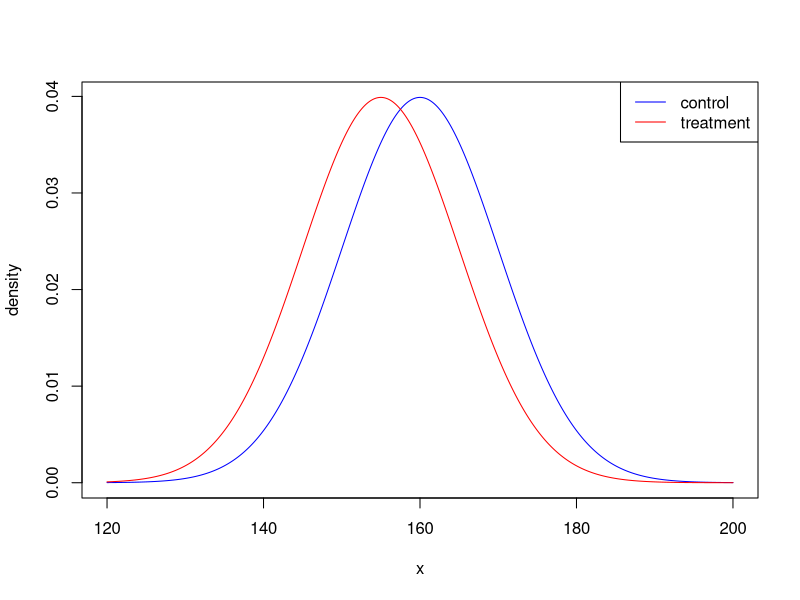
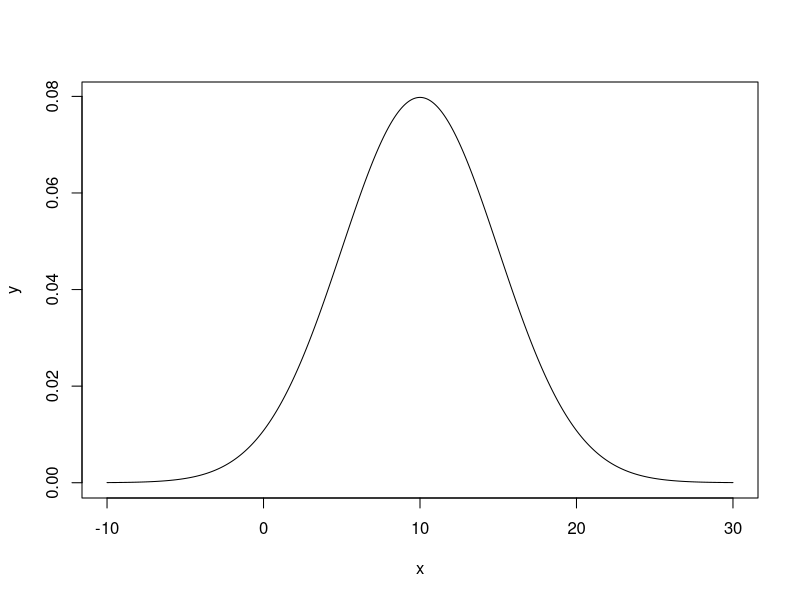
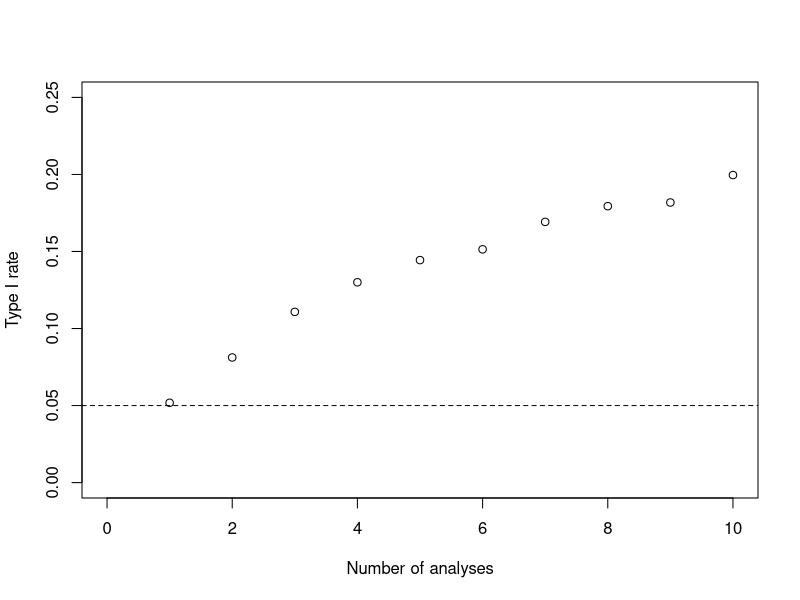
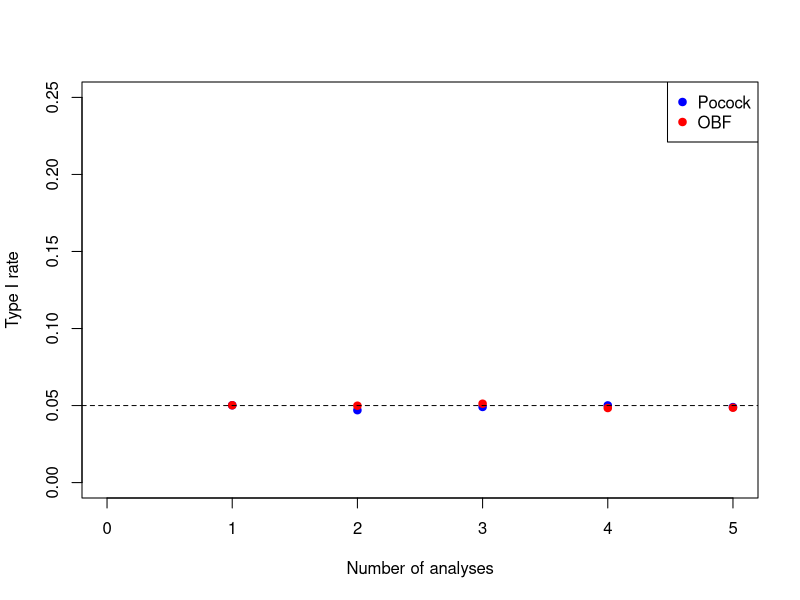
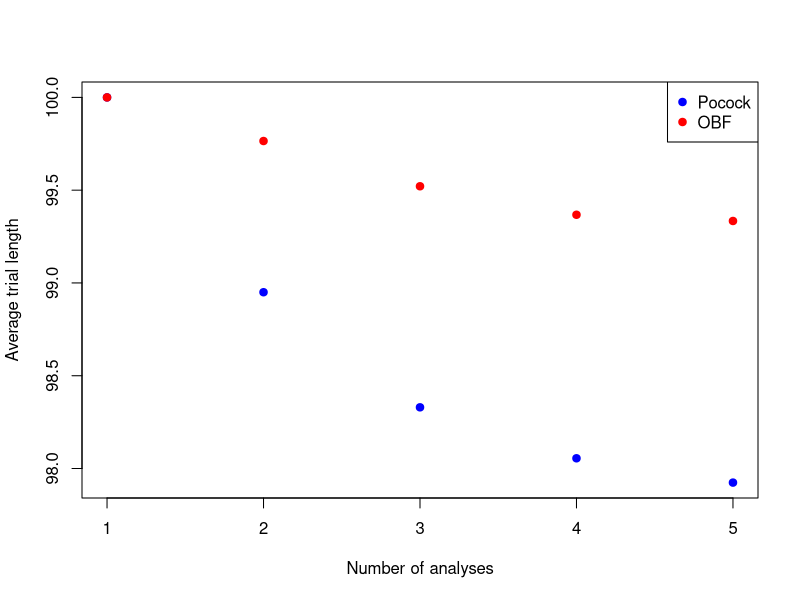

The R script that drew these images, in order:
## ---- chunk 1
knitr::opts_chunk$set(echo = TRUE)
## ---- chunk 2
x <- seq(120, 200, by=0.01)
control <- dnorm(x, 160, sd = 10)
plot(x,control, type="l", ylab="density", col="blue")
treatment <- dnorm(x, 155, sd =10)
lines(x, treatment, col="red")
legend("topright", legend=c("control", "treatment"), col=c("blue", "red"), lty=1)

## ---- chunk 3
# sigma1 <- 10
# sigma2 <- 10
# alpha <- 0.05
# delta <- 5
# PowerFunc <- function(beta){
#   n1 <- ((sigma1^2+sigma2^2)*(qnorm(1-alpha/2)+qnorm(1-beta))^2)/(delta^2)
# n1 <- ceiling(n1)
# }
# betavec <- seq(0, 0.8, by=0.01)
# power <- rep(NA, length = length(betavec))
# for (i in 1:length(betavec)){
#   power[i] <- PowerFunc(betavec[i])
# }
# plot(power, 1-betavec, ylim=c(0,1), type="l", xlab="Sample size (n1)", ylab="Power", col="blue")
# abline(h = 0.9, lty=2)
## ---- chunk 4
x <- seq(-10, 30, by=0.01)
y <- dnorm(x, 10, sd = 5)
plot(x, y, type="l")
## ---- chunk 5
testvec <- rep(NA, 10000)
for (i in 1:10000){
  controldata <- rnorm(100, 10, sd =5)
treatmentdata <- rnorm(100, 10, sd =5)
test <- t.test(controldata, treatmentdata)
testvec[i] <- test$p.value<0.05
}
mean(testvec)
## ---- chunk 6

IAFunc <- function(numberofanalyses){
  testvec <- rep(NA, 5000)
for (i in 1:5000){
  rejected <- F
  controldata <- rnorm(100, 10, sd =5)
  treatmentdata <- rnorm(100, 10, sd =5)
  for (j in 1:numberofanalyses){
      cdata <- controldata[1:(j*(100/numberofanalyses))]
      tdata <- treatmentdata[1:(j*(100/numberofanalyses))]
      test <- t.test(cdata, tdata)
      if (test$p.value<0.05){
        rejected <- T
        break
    }
  }
testvec[i] <- rejected
}
  return(mean(testvec))
}


analyses <- 1:10
iavec <- rep(NA, 10)
for (i in 1:10){
  iavec[i] <- IAFunc(analyses[i])
}

plot(iavec, ylim=c(0, 0.25), xlab="Number of analyses", ylab="Type I rate", xlim=c(0, 10))
abline(h = 0.05, lty=2)

## ---- chunk 7

Pocock2 <- rep(0.0294, 2)
Pocock3 <- rep(0.0221, 3)
Pocock4 <- rep(0.0182, 4)
Pocock5 <- rep(0.0158, 5)
OBF2 <- c(0.0054, 0.0492)
OBF3 <- c(0.0006, 0.0151, 0.0471)
OBF4 <- c(0.00005, 0.0039, 0.0184, 0.0412)
OBF5 <- c(0.000005, 0.0013, 0.0085, 0.0228, 0.0417)


IAFunc <- function(numberofanalyses){
  PocockVec <- rep(NA, 10000)
  OBFVec <- rep(NA, 10000)
  PocockLength <- rep(100, 10000)
  OBFLength <- rep(100, 10000)
  for (i in 1:10000){
  rejectedPocock <- F
  rejectedOBF <- F
  controldata <- rnorm(100, 10, sd = 5)
  treatmentdata <- rnorm(100, 10, sd = 5)
  if (numberofanalyses==1){
      test <- t.test(controldata, treatmentdata)
      if (test$p.value<0.05){
        rejectedPocock <- T
        rejectedOBF <- T
      }
  } else if (numberofanalyses==2){
    for (j in 1:2){
      if (rejectedPocock&&rejectedOBF){
        break
      } else {
       cdata <- controldata[1:(j*(100/2))]
      tdata <- treatmentdata[1:(j*(100/2))]
      test <- t.test(cdata, tdata)
      if (test$p.value<Pocock2[j]){
        PocockLength[i] <- length(cdata)
        rejectedPocock <- T
      }
      if (test$p.value<OBF2[j]){
        OBFLength[i] <- length(cdata)
        rejectedOBF <- T
      } 
      }
    }
  } else if (numberofanalyses==3){
    for (j in 1:3){
      if (rejectedPocock&&rejectedOBF){
        break
      } else {
      cdata <- controldata[1:(j*(100/3))]
      tdata <- treatmentdata[1:(j*(100/3))]
      test <- t.test(cdata, tdata)
      if (test$p.value<Pocock3[j]){
        PocockLength[i] <- length(cdata)
        rejectedPocock <- T
      }
      if (test$p.value<OBF3[j]){
        OBFLength[i] <- length(cdata)
        rejectedOBF <- T
      }
      }
    }
  } else if (numberofanalyses==4){
    for (j in 1:4){
      if (rejectedPocock&&rejectedOBF){
        break 
      } else {
      cdata <- controldata[1:(j*(100/4))]
      tdata <- treatmentdata[1:(j*(100/4))]
      test <- t.test(cdata, tdata)
      if (test$p.value<Pocock4[j]){
        PocockLength[i] <- length(cdata)
        rejectedPocock <- T
      }
      if (test$p.value<OBF4[j]){
        OBFLength[i] <- length(cdata)
        rejectedOBF <- T
      }
      }
    }
  } else if (numberofanalyses==5){
    for (j in 1:5){
      if (rejectedPocock&&rejectedOBF){
        break
      } else {
      cdata <- controldata[1:(j*(100/5))]
      tdata <- treatmentdata[1:(j*(100/5))]
      test <- t.test(cdata, tdata)
      if (test$p.value<Pocock5[j]){
        PocockLength[i] <- length(cdata)
        rejectedPocock <- T
      }
      if (test$p.value<OBF5[j]){
        OBFLength[i] <- length(cdata)
        rejectedOBF <- T
      }
      }
    }
  }
  PocockVec[i] <- rejectedPocock
  OBFVec[i] <- rejectedOBF
  }
  return(list(Pocock = mean(PocockVec), OBF = mean(OBFVec), PocockLengthOut = mean(PocockLength), OBFLengthOut = mean(OBFLength)))
}

analyses <- 1:5
PocockSpendingVec <- rep(NA, length(analyses))
OBFSpendingVec <- rep(NA, length(analyses))
PocockLengthVec <- rep(NA, length(analyses))
OBFLengthVec <- rep(NA, length(analyses))
for (i in 1:length(analyses)){
  output <- IAFunc(analyses[i])
  PocockSpendingVec[i] <- output$Pocock
  OBFSpendingVec[i] <- output$OBF
  PocockLengthVec[i] <- output$PocockLengthOut
  OBFLengthVec[i] <- output$OBFLengthOut
}


plot(analyses, PocockSpendingVec, ylim=c(0, 0.25), xlab="Number of analyses", ylab="Type I rate", xlim=c(0, 5), col = "blue", pch = 19)
points(analyses, OBFSpendingVec, col="red", pch=19)
legend("topright", legend=c("Pocock", "OBF"), col=c("blue", "red"), pch = 19)
abline(h = 0.05, lty=2)

plot(analyses, PocockLengthVec, xlab="Number of analyses", ylab="Average trial length", col="blue", pch=19)
points(analyses, OBFLengthVec, col="red", pch=19)
legend("topright", legend=c("Pocock", "OBF"), col=c("blue", "red"), pch = 19)

